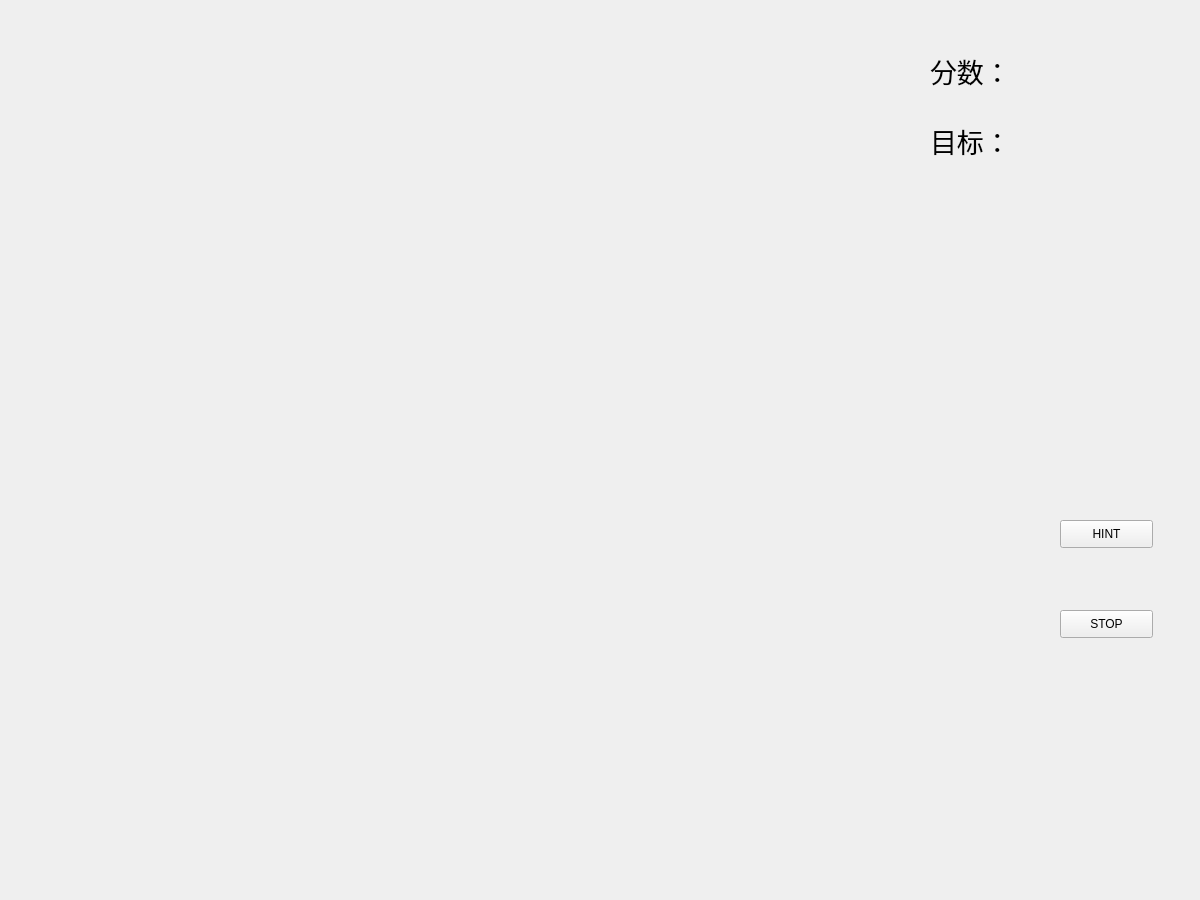
<?xml version="1.0" encoding="UTF-8"?>
<ui version="4.0">
 <class>CGameDlg</class>
 <widget class="QWidget" name="CGameDlg">
  <property name="geometry">
   <rect>
    <x>0</x>
    <y>0</y>
    <width>1200</width>
    <height>900</height>
   </rect>
  </property>
  <property name="windowTitle">
   <string>Form</string>
  </property>
  <widget class="QLabel" name="label">
   <property name="geometry">
    <rect>
     <x>930</x>
     <y>40</y>
     <width>201</width>
     <height>61</height>
    </rect>
   </property>
   <property name="font">
    <font>
     <pointsize>20</pointsize>
    </font>
   </property>
   <property name="text">
    <string>分数：</string>
   </property>
  </widget>
  <widget class="QPushButton" name="pushButton">
   <property name="geometry">
    <rect>
     <x>1060</x>
     <y>610</y>
     <width>93</width>
     <height>28</height>
    </rect>
   </property>
   <property name="text">
    <string>STOP</string>
   </property>
  </widget>
  <widget class="QPushButton" name="pushButton_3">
   <property name="geometry">
    <rect>
     <x>1060</x>
     <y>520</y>
     <width>93</width>
     <height>28</height>
    </rect>
   </property>
   <property name="text">
    <string>HINT</string>
   </property>
  </widget>
  <widget class="QLabel" name="label_2">
   <property name="geometry">
    <rect>
     <x>930</x>
     <y>110</y>
     <width>201</width>
     <height>61</height>
    </rect>
   </property>
   <property name="font">
    <font>
     <pointsize>20</pointsize>
    </font>
   </property>
   <property name="text">
    <string>目标：</string>
   </property>
  </widget>
 </widget>
 <resources/>
 <connections/>
</ui>
